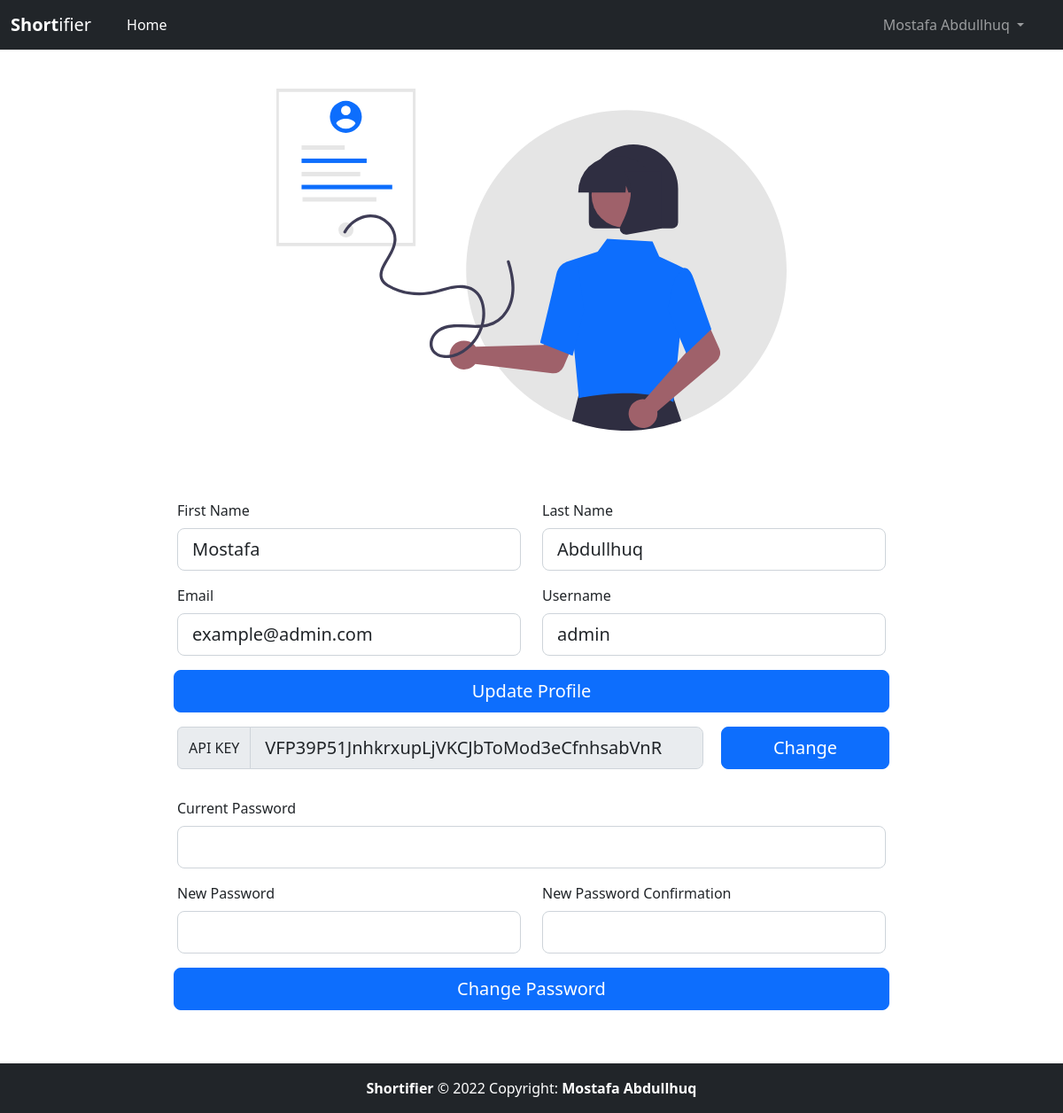
The app's page /settings (signed in) with its own data.
### tables this page shows
CREATE TABLE "users" (
  "id" integer PRIMARY KEY,
  "first_name" text NOT NULL,
  "last_name" text NOT NULL,
  "email" text UNIQUE NOT NULL,
  "username" text UNIQUE NOT NULL,
  "password" text NOT NULL,
  "api_key" text UNIQUE NOT NULL
);

### app.py (the view)
@login_required
@app.route("/settings", methods=["GET", "POST"])
def settings():
    if request.method == "GET":
        return render_template("settings.html")

### app.py (called while the page is built)
def check_user_authenication():
    try:
        userID = session["user_id"]
        apiKey = session["api_key"]
        if not userID or not apiKey:
            return False
        userExist = getUserDetails(userID, apiKey)
        if userExist:
            return True
        else:
            return False
    except:
        return False

def getUserDetails(userID, apiKey=False):
    if userID and not apiKey:
        userDetails = db.execute("SELECT * FROM users WHERE id = ?", userID)
    else:
        userDetails = db.execute("SELECT * FROM users WHERE id = ? AND api_key = ?", userID, apiKey)
    if len(userDetails) == 0:
        userDetails = False
    else:
        userDetails = userDetails[0]
    return userDetails

@app.after_request
def after_request(response):
    response.headers["Cache-Control"] = "no-cache, no-store, must-revalidate"
    response.headers["Expires"] = 0
    response.headers["Pragma"] = "no-cache"
    return response

@app.context_processor
def get_user_details():
    if check_user_authenication():
        try:
            userDetails = db.execute("SELECT * FROM users WHERE id = ?", session["user_id"])[0]
        except:
            userDetails = False
    else:
        userDetails = False
    return dict(userDetails=userDetails)

### templates/settings.html (shortened to what this page needs)
{% extends 'layout.html' %}
{% block body %}
    <div class="container">
        <div class="row mb-5 settings-image-container">
            <img src="static/img/settings.svg" alt="Settings" class="img-responsive" />
        </div>
        <div class="settings-form">
            <div class="mb-3 row">
                <div class="col-md-6">
                    <label for="settings-first-name" class="form-label">First Name</label>
                    <input type="text" class="form-control form-control-lg col me-3 settings-first-name" id="settings-first-name"  name="first_name" value="{{userDetails['first_name']}}" required>
                </div>
                <div class="col-md-6">
                    <label for="settings-last-name" class="form-label">Last Name</label>
                    <input type="text" class="form-control form-control-lg col me-3 settings-last-name" id="settings-last-name"  name="last_name" value="{{userDetails['last_name']}}" required>
                </div>
            </div>
            <div class="mb-3 row">
                <div class="col-md-6">
                    <label for="settings-email-address" class="form-label">Email</label>
                    <input type="email" class="form-control form-control-lg col me-3 settings-email-address" id="settings-email-address"  name="email_address" value="{{userDetails['email']}}" required>
                </div>
                <div class="col-md-6">
                    <label for="settings-username" class="form-label">Username</label>
                    <input type="text" class="form-control form-control-lg col me-3 settings-username" id="settings-username"  name="username" value="{{userDetails['username']}}" required>
                </div>
            </div>
            <div class="submit-container mb-3 mt-3 row">
                <button class="btn btn-primary btn-lg update-profile-submit col ms-2 me-2">Update Profile</button>
            </div>
            <div class="mb-3 row">
                <div class="col-9">
                    <div class="input-group mb-3">
                        <span class="input-group-text" id="settings-api-key">API KEY</span>
                        <input type="text" class="form-control form-control-lg  settings-api-key" name="settings-api-key" value="{{userDetails['api_key']}}" disabled aria-describedby="settings-api-key">
                    </div>
                </div>
                <div class="col-3">
                    <div class="row">
                        <button class="btn btn-primary btn-lg settings-generate-new-key ms-2 me-2 col">Change</button>
                    </div>
                </div>
            </div>
            <div class="mb-3 row">
                <div class="col">
                    <label for="settings-current-password" class="form-label">Current Password</label>
                    <input type="password" class="form-control form-control-lg col me-3 settings-current-password" id="settings-current-password"  name="current_password" required>
                </div>
            </div>
            <div class="mb-3 row">
                <div class="col-md-6">
                    <label for="settings-new-password" class="form-label">New Password</label>
                    <input type="password" class="form-control form-control-lg col me-3 settings-new-password" id="settings-new-password"  name="new_password" required>
                </div>
                <div class="col-md-6">
                    <label for="settings-new-password-confirmation" class="form-label">New Password Confirmation</label>
                    <input type="password" class="form-control form-control-lg col me-3 settings-new-password-confirmation" id="settings-new-password-confirmation"  name="new_password_confirmation" required>
                </div>
            </div>
            <div class="submit-container mb-3 mt-3 row">
                <button class="btn btn-primary btn-lg update-password-submit col ms-2 me-2">Change Password</button>
            </div>
        </div>
    </div>
{% endblock %}

### templates/layout.html (shortened to what this page needs)
<!DOCTYPE html>
<html lang="en">
<head>
    <link href="https://cdn.jsdelivr.net/npm/bootstrap@5.2.0/dist/css/bootstrap.min.css" rel="stylesheet">
    <link rel="stylesheet" href="static/style.css" />
</head>
<body>
    <nav class="navbar navbar-expand-lg navbar-dark bg-dark">
        <div class="container-fluid">
            <a class="navbar-brand" href="/"><span style="font-weight: bold;">Short</span>ifier</a>
            <div class="collapse navbar-collapse" id="navbarSupportedContent">
                <ul class="navbar-nav me-auto mb-2 mb-lg-0">
                    <li class="nav-item ms-3">
                    <a class="nav-link active" aria-current="page" href="/">Home</a>
                    </li>
                </ul>
                {% if session["api_key"] and session["user_id"]%}
                    <div class="user-controls me-4">
                        <ul class="navbar-nav me-auto mb-2 mb-lg-0">
                            <li class="nav-item dropdown">
                            <a class="nav-link dropdown-toggle" href="#" role="button" data-bs-toggle="dropdown" aria-expanded="false">
                                {{userDetails["first_name"]}} {{userDetails["last_name"]}}
                            </a>
                            </li>
                        </ul>
                    </div>
                {% endif %}
            </div>
        </div>
    </nav>
    {% block body %}{% endblock %}
    <footer class="bg-dark text-center text-lg-start">
        <div class="text-center p-3">
            <span>Shortifier</span> © 2022 Copyright:
            <span>Mostafa Abdullhuq</span>
        </div>
    </footer>
</body>
</html>

### static/style.css (style rules this page uses)
nav.navbar { position: fixed !important; top:0%; width: 100%; z-index: 1; }
.container { padding: 100px 0; }
footer { color: #fff; position: fixed; bottom:0px; width: 100%; }
footer span { font-weight: bold; }
div.login-image-container img, .settings-image-container img { max-width: 600px; }
.login-form, .settings-form { max-width: 800px; margin: 0px auto; }
.settings-image-container img { margin: 0px auto 30px auto; }

### records on screen
users: first_name "Mostafa", last_name "Abdullhuq", email_address "example@admin.com", username "admin", settings-api-key "VFP39P51JnhkrxupLjVKCJbToMod3eCfnhsabVnR"
